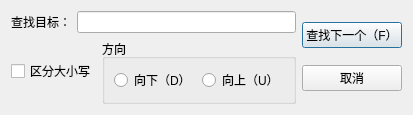
<?xml version="1.0" encoding="UTF-8"?>
<ui version="4.0">
 <class>SearchDialog</class>
 <widget class="QDialog" name="SearchDialog">
  <property name="geometry">
   <rect>
    <x>0</x>
    <y>0</y>
    <width>303</width>
    <height>91</height>
   </rect>
  </property>
  <property name="windowTitle">
   <string>查找</string>
  </property>
  <layout class="QHBoxLayout" name="horizontalLayout_4">
   <item>
    <layout class="QVBoxLayout" name="verticalLayout_2">
     <item>
      <layout class="QHBoxLayout" name="horizontalLayout">
       <item>
        <widget class="QLabel" name="label">
         <property name="text">
          <string>查找目标：</string>
         </property>
        </widget>
       </item>
       <item>
        <widget class="QLineEdit" name="searchtext"/>
       </item>
      </layout>
     </item>
     <item>
      <layout class="QHBoxLayout" name="horizontalLayout_3">
       <item>
        <widget class="QCheckBox" name="checkBox">
         <property name="text">
          <string>区分大小写</string>
         </property>
        </widget>
       </item>
       <item>
        <widget class="QGroupBox" name="groupBox">
         <property name="title">
          <string>方向</string>
         </property>
         <layout class="QHBoxLayout" name="horizontalLayout_2">
          <item>
           <widget class="QRadioButton" name="rbDown">
            <property name="text">
             <string>向下（D）</string>
            </property>
           </widget>
          </item>
          <item>
           <widget class="QRadioButton" name="rbUp">
            <property name="text">
             <string>向上（U）</string>
            </property>
           </widget>
          </item>
         </layout>
        </widget>
       </item>
      </layout>
     </item>
    </layout>
   </item>
   <item>
    <layout class="QVBoxLayout" name="verticalLayout">
     <item>
      <widget class="QPushButton" name="btFindNext">
       <property name="text">
        <string>查找下一个（F）</string>
       </property>
      </widget>
     </item>
     <item>
      <widget class="QPushButton" name="btCancel">
       <property name="text">
        <string>取消</string>
       </property>
      </widget>
     </item>
    </layout>
   </item>
  </layout>
 </widget>
 <resources/>
 <connections/>
</ui>
